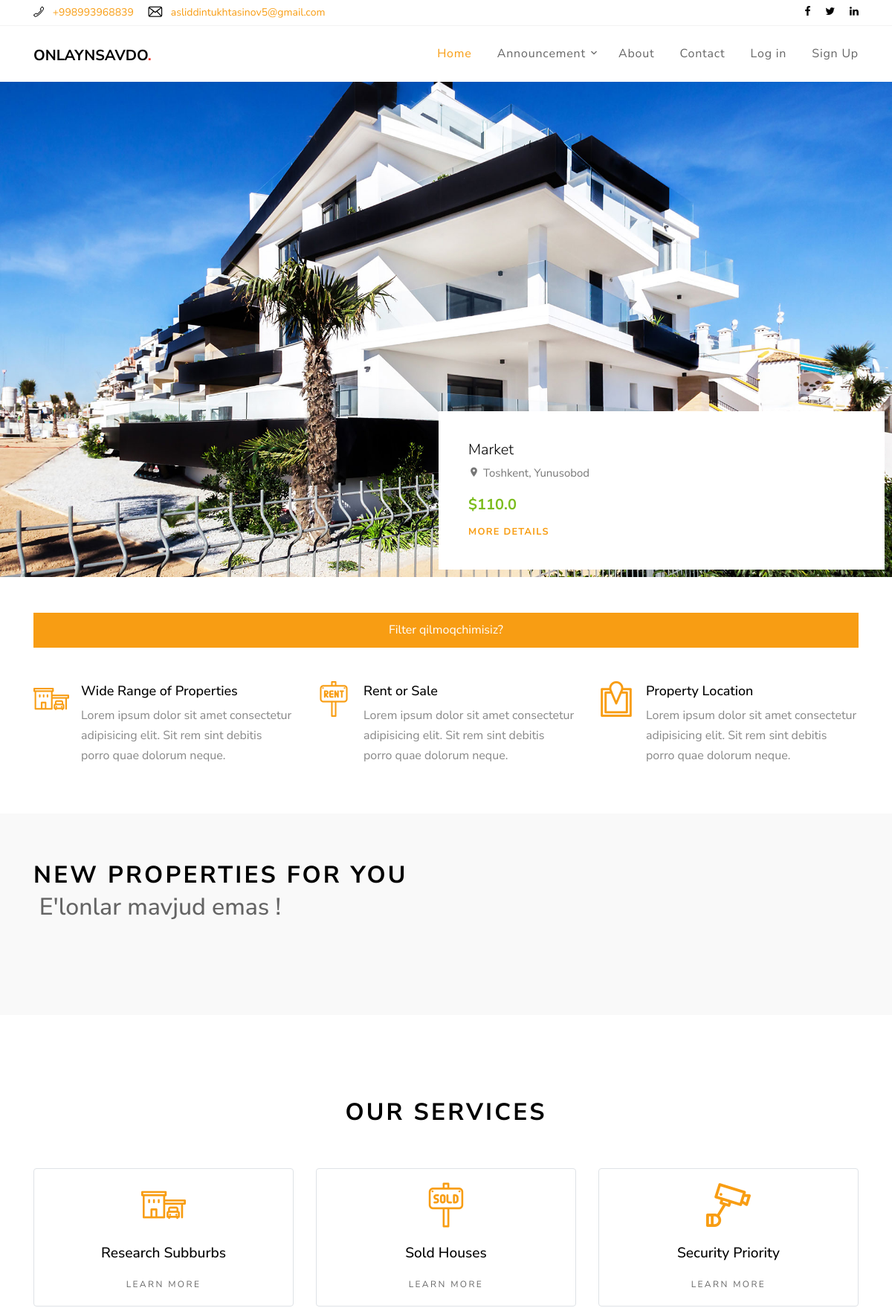
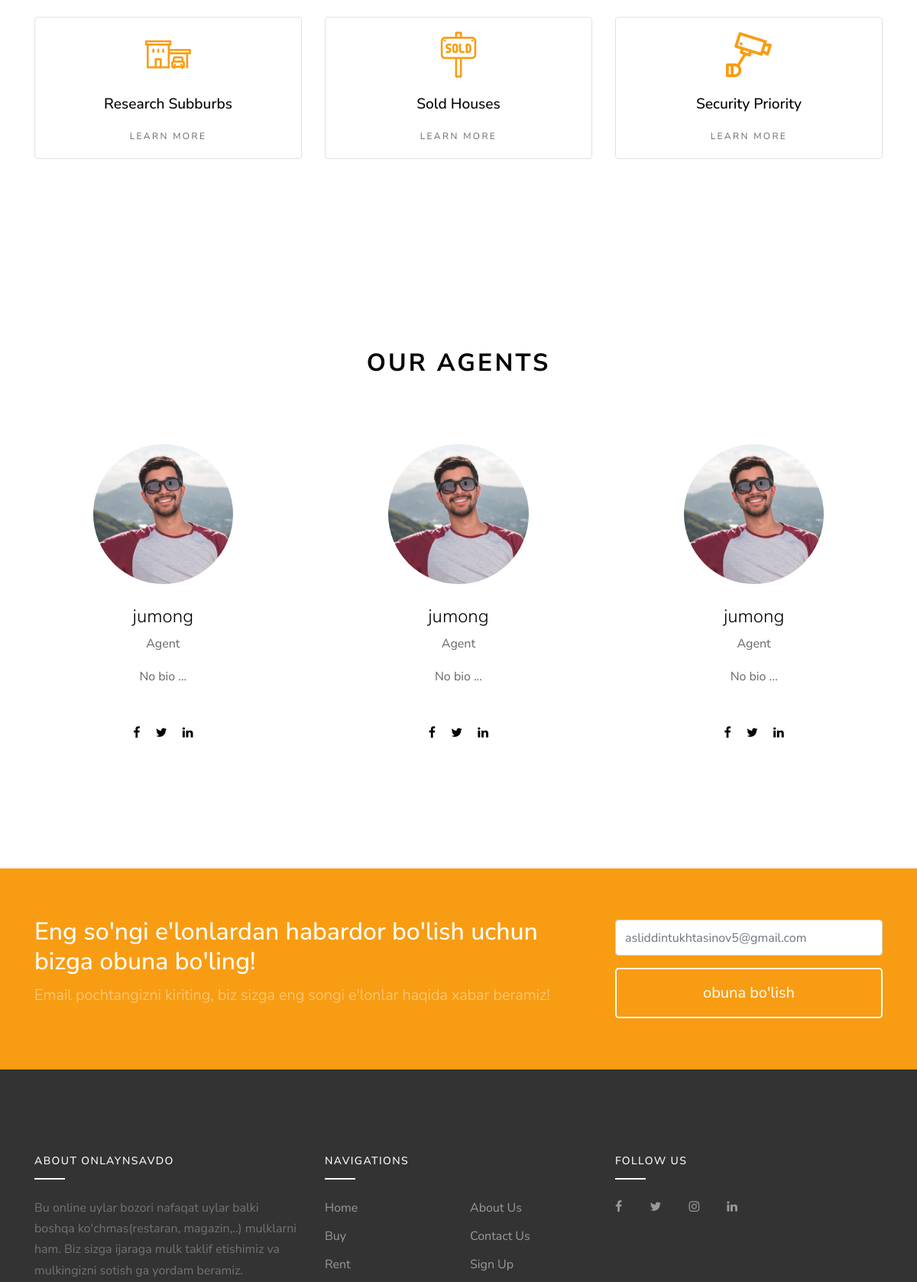
The page / (upper part) on the database its author committed (2 pictures, top to bottom).
### announcement/models.py (models this page shows, shortened)
class Posts(models.Model):
    resturant = 'resturant';
    market = 'market';
    float = 'float';
    yard = 'yard'
    type = [(resturant, 'resturant'), (market, 'market'), (float, 'float'), (yard, 'yard')]
    sale = 'buy';
    rent = 'rent'
    type_status = [(sale, 'Buy'), (rent, 'Rent')]
    title = models.CharField(max_length=255, unique=True)
    home_type = models.CharField(max_length=20, choices=type, default=type[2][0])
    type = models.CharField(max_length=20, choices=type_status, default=type_status[0][0])
    price = models.FloatField('price ($)', default=0, blank=True, validators=[MinValueValidator(0)])
    year_build = models.PositiveIntegerField(default=0, blank=True, validators=[MinValueValidator(0)])
    more_info = models.TextField('more info', default="more info ...")
    area = models.FloatField('area (m.kv)', default=1)
    picture = models.ImageField(
        upload_to=f"announcement/%Y/%m/%d/announcement")
    picture2 = models.ImageField(
        upload_to=f"announcement/%Y/%m/%d/announcement")
    picture3 = models.ImageField(
        upload_to=f"announcement/%Y/%m/%d/announcement")
    beds = models.PositiveIntegerField(
        'badroom', validators=[MinValueValidator(1), MaxValueValidator(5)], default=1)
    baths = models.PositiveIntegerField(
        'batheroom', validators=[MinValueValidator(1), MaxValueValidator(5)], default=1)
    garages = models.PositiveIntegerField(
        'garages', validators=[MinValueValidator(0), MaxValueValidator(5)], default=1)
    tel_num = models.CharField("telefon number:", max_length=40, default="+998")
    region = models.ForeignKey(Regions, on_delete=models.CASCADE)
    district = models.ForeignKey(Districts, on_delete=models.CASCADE)
    adress = models.CharField(max_length=255, null=True)
    diller = models.ForeignKey(Agents, on_delete=models.SET_NULL, null=True)
    created_at = models.DateTimeField(auto_now_add=True)
    slug = models.SlugField(max_length=255, db_index=True, blank=True)
    owner = models.ForeignKey(User, on_delete=models.CASCADE)
    is_publish = models.BooleanField(default=False)
    is_send_mail = models.BooleanField(default=False)
    def get_absolute_url(self):
        kwargs = {'slug': self.slug}
        return reverse('post-detail', kwargs=kwargs)
    class Meta:
        ordering = ['-created_at']
        verbose_name_plural = 'Posts'
        verbose_name = 'Post'

class Regions(models.Model):
    region = models.CharField(max_length=150, unique=True)
    def __str__(self):
        return self.region
    class Meta:
        verbose_name_plural = 'Regions'
        verbose_name = 'Region'

class Districts(models.Model):
    region = models.ForeignKey(Regions, on_delete=models.CASCADE)
    district = models.CharField(max_length=150)
    def __str__(self):
        return self.district
    class Meta:
        verbose_name_plural = 'Districts'
        verbose_name = 'District'

### authusers/models.py (models this page shows, shortened)
class Agents(models.Model):
    agent=models.ForeignKey(CustomUser,on_delete=models.CASCADE,related_name='agent')
    profile_img=models.ImageField(upload_to='agents/profile/img',null=True,blank=True)
    agent_info=models.TextField(max_length=300,default="No bio ...",blank=True)
    telefon_number = models.CharField(max_length=75, default="+998", blank=True)
    telegram = models.URLField(null=True,blank=True)
    facebook = models.URLField(null=True,blank=True)
    twitter = models.URLField(null=True,blank=True)
    linkedn = models.URLField(null=True,blank=True)
    create_date = models.DateTimeField(auto_now_add=True)
    update_date = models.DateTimeField(auto_now=True)
    class Meta:
        verbose_name_plural = 'Agents'
        verbose_name = 'Agent'

class CustomUser(AbstractUser):
    email = models.EmailField(
        'email address', unique=True,
        error_messages={
            'unique': "A user with that email already exists.",},)
    is_agent = models.BooleanField('agent',default=False,help_text=('is agent?'),)
    create_date = models.DateTimeField(auto_now_add=True)

### main/views.py (the view)
# urls.py: path('', HomePageView.as_view(),name='index'),
class HomePageView(ListView):
    queryset = Posts.objects.filter(is_publish=True)
    context_object_name = 'posts'
    template_name = 'index.html'
    paginate_by = 9
    paginate_orphans = 1
    def get_queryset(self):
        queryset = super().get_queryset()
        queryset=FilterHomeForm(self.request.GET, queryset=queryset)
        return queryset.qs
    def get_context_data(self, *args, **kwargs):
        try:
            context = super().get_context_data()
        except Http404:
            self.kwargs['page'] = 1
            context = super().get_context_data()
        context['agents']       = Agents.objects.all()
        context['main_posts'] = Posts.objects.all()[0:3]
        context['subsribe_form'] =SubscribeForm
        context['main_page']  = True
        context['filter_form']=FilterHomeForm(self.request.GET, queryset = self.get_queryset())
        context['region_page']         = ''.join([ f"region={x}&"for x in self.request.GET.getlist('region') ])
        context['district_page']       = ''.join([ f"district={x}&"for x in self.request.GET.getlist('district') ])
        context['home_type_page']      = ''.join([ f"home_type={x}&"for x in self.request.GET.getlist('home_type') ])
        context['type_page']           = ''.join([ f"type={x}&"for x in self.request.GET.getlist('type') ])
        context['price__lt_page']      = ''.join([ f"price__lt={x}&"for x in self.request.GET.getlist('price__lt') ])
        context['price__gt_page']      = ''.join([ f"price__gt={x}&"for x in self.request.GET.getlist('price__gt') ])
        context['area__lt_page']       = ''.join([ f"area__lt={x}&"for x in self.request.GET.getlist('area__lt') ])
        context['area__gt_page']       = ''.join([ f"area__gt={x}&"for x in self.request.GET.getlist('area__gt') ])
        context['year_build__lt_page'] = ''.join([ f"year_build__lt={x}&"for x in self.request.GET.getlist('year_build__lt') ])
        context['year_build__gt_page'] = ''.join([ f"year_build__gt={x}&"for x in self.request.GET.getlist('year_build__gt') ])
        return context

### templates/index.html (shortened to what this page needs)
{% extends 'base.html' %}
{% load static %}
{% load crispy_forms_tags %}
{% block content %}
    {% include 'main-posts.html' %}
    {% include 'main-search.html' %}
<div class="site-section site-section-sm bg-light">
    <div class="container">
      <div class="row mb-5">
        <div class="col-12">
          <div class="site-section-title">
            <h2>New Properties for You</h2>
          </div>
        </div>
      </div>
      {% include 'posts.html' %}
    </div>
</div>
<div class="site-section">
  <div class="container">
    <div class="row justify-content-center">
      <div class="col-md-7 text-center mb-5">
        <div class="site-section-title">
          <h2>Our Services</h2>
        </div>
      </div>
    </div>
    <div class="row">
      <div class="col-md-6 col-lg-4 mb-4">
        <a href="#" class="service text-center border rounded">
          <span class="icon flaticon-house"></span>
          <h2 class="service-heading">Research Subburbs</h2>
          <p><span class="read-more">Learn More</span></p>
        </a>
      </div>
      <div class="col-md-6 col-lg-4 mb-4">
        <a href="#" class="service text-center border rounded">
          <span class="icon flaticon-sold"></span>
          <h2 class="service-heading">Sold Houses</h2>
          <p><span class="read-more">Learn More</span></p>
        </a>
      </div>
      <div class="col-md-6 col-lg-4 mb-4">
        <a href="#" class="service text-center border rounded">
          <span class="icon flaticon-camera"></span>
          <h2 class="service-heading">Security Priority</h2>
          <p><span class="read-more">Learn More</span></p>
        </a>
      </div>
      <div class="col-md-6 col-lg-4 mb-4">
        <a href="#" class="service text-center border rounded">
          <span class="icon flaticon-house"></span>
          <h2 class="service-heading">Research Subburbs</h2>
          <p><span class="read-more">Learn More</span></p>
        </a>
      </div>
      <div class="col-md-6 col-lg-4 mb-4">
        <a href="#" class="service text-center border rounded">
          <span class="icon flaticon-sold"></span>
          <h2 class="service-heading">Sold Houses</h2>
          <p><span class="read-more">Learn More</span></p>
        </a>
      </div>
      <div class="col-md-6 col-lg-4 mb-4">
        <a href="#" class="service text-center border rounded">
          <span class="icon flaticon-camera"></span>
          <h2 class="service-heading">Security Priority</h2>
          <p><span class="read-more">Learn More</span></p>
        </a>
      </div>
    </div>
  </div>
</div>
{% if agents %}
{% include "our_agents.html" %}
{% endif %}
<div class="site-section site-section-sm bg-primary">
  <div class="container">
    <div class="row align-items-center">
      <div class="col-md-8">
        <h2 class="text-white">Eng so'ngi e'lonlardan habardor bo'lish uchun bizga obuna bo'ling!</h2>
        <p class="lead text-white-5">Email pochtangizni kiriting, biz sizga eng songi e'lonlar haqida xabar beramiz!</p>
      </div>
      <div class="col-md-4 text-center">
        <form action="{% url 'main:subscribe' %}" method="post">
          {{subsribe_form|crispy}}
          <input type="submit" class="btn btn-outline-primary btn-block py-3 btn-lg" value="obuna bo'lish">
        </form>
      </div>
    </div>
  </div>
</div>
{% endblock %}

### templates/main-posts.html
{% load static %}
<div class="slide-one-item home-slider owl-carousel">
    {% for post in main_posts %}
      <div class="site-blocks-cover" style="background-image: url({% static 'images/hero_bg_1.jpg' %});" data-aos="fade" data-stellar-background-ratio="0.5">
        <div class="text">
          <h2>{{post.title|title}}</h2>
          <p class="location"><span class="property-icon icon-room"></span>{{ post.region }}, {{ post.district }}</p>
          <p class="mb-2"><strong>${{post.price}}</strong></p>
          <p class="mb-0"><a href="{{post.get_absolute_url}}" class="text-uppercase small letter-spacing-1 font-weight-bold">More Details</a></p>
        </div>
      </div>
    {% endfor %}
</div>

### templates/our_agents.html
{% load static %}
<div class="site-section">
    <div class="container">
        <div class="row mb-5 justify-content-center">
          <div class="col-md-7">
            <div class="site-section-title text-center">
              <h2>Our Agents</h2>
            </div>
          </div>
        </div>
        <div class="row block-13">
          <div class="nonloop-block-13 owl-carousel">
            {% for obj in agents %}
              <div class="slide-item">
                <div class="team-member text-center">
                  <img {% if  obj.profile_img %}src="{{obj.profile_img.url}}"{% else %}src="{% static 'images/person_1.jpg' %}"{% endif %} alt="Image" class="img-fluid mb-4 w-50 rounded-circle mx-auto">
                  <div class="text p-1">
                    <h2 class="mb-2 font-weight-light text-black h4">{{obj.agent.username}}</h2>
                    <span class="d-block mb-3 text-white-opacity-05">Agent</span>
                    <p class="mb-5">{{obj.agent_info|safe}}</p>
                    <p>
                      <a href="{{obj.facebook}}" class="text-black p-2"><span class="icon-facebook"></span></a>
                      <a href="{{obj.twitter}}" class="text-black p-2"><span class="icon-twitter"></span></a>
                      <a href="{{obj.linkedn}}" class="text-black p-2"><span class="icon-linkedin"></span></a>
                    </p>
                  </div>
                </div>
              </div>
            {% endfor %}
          </div>
        </div>
    </div>
</div>

### static/css/style.css (style rules this page uses)
body { line-height: 1.7; color: rgba(0, 0, 0, 0.6); font-weight: 400; font-size: 1rem; font-family: "Roboto Mono", SFMono-Regular, Menlo, Monaco, Consolas, "Liberation Mono", "Courier New", monospace; font-family: "Nunito Sans", -apple-system, BlinkMacSystemFont, "Segoe UI", Roboto, "Helvetica Neue", Arial, sans-serif, "Apple Color Emoji", "Segoe UI Emoji", "Segoe UI Symbol", "Noto Color Emoji"; }
a { -webkit-transition: .3s all ease; -o-transition: .3s all ease; transition: .3s all ease; }
.letter-spacing-1 { letter-spacing: .1em; }
.text-black { color: #000 !important; }
.text-white-5 { color: rgba(255, 255, 255, 0.5); }
.bg-light { background: #f9f9f9 !important; }
.btn { position: relative; top: 0; }
.btn.btn-outline-primary { border-color: #fff; color: #fff; border-width: 2px; }
.form-control, .form-control-same-height { height: 47px; }
.site-section { padding: 3em 0; }
@media (min-width: 768px) { .site-section { padding: 7em 0; } }
.site-section.site-section-sm { padding: 4em 0; }
.site-blocks-cover { background-size: cover; background-repeat: no-repeat; background-position: center center; }
.site-blocks-cover .text { text-align: left; position: absolute; bottom: 10px; right: 10px; background: #fff; padding: 40px; width: 50%; }
.site-blocks-cover .text h2 { font-weight: 300; font-size: 20px; color: #000; }
.site-blocks-cover .text .location { font-size: 15px; color: #777; }
.site-blocks-cover .text .location span { display: inline-block; margin-right: 5px; }
.site-blocks-cover .text strong { font-weight: 700; font-size: 20px; color: #7cbd1e; }
.site-blocks-cover, .site-blocks-cover .row { min-height: 600px; height: calc(100vh - 134px); }
.site-blocks-cover p { color: black; line-height: 1.5; }
.site-section-title h2 { text-transform: uppercase; color: #000; font-weight: 700; font-size: 2rem; letter-spacing: .1em; }
.block-13, .slide-one-item { position: relative; z-index: 1; }
.service { display: block; }
.service .icon { font-size: 60px; color: #f89d13; }
.service .service-heading { color: #000; font-size: 1.2rem; margin-bottom: 1rem; }
.service p { color: rgba(0, 0, 0, 0.6); }
.service .read-more { text-transform: uppercase; font-size: 12px; letter-spacing: .2em; }

### rows shown on the page
Posts: title "Market", region "Toshkent", district "Yunusobod", price "110.0"
Agents: agent.username "jumong", agent_info "No bio ..."
